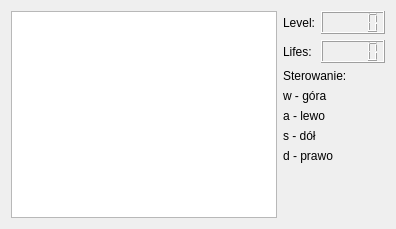
<?xml version="1.0" encoding="UTF-8"?>
<ui version="4.0">
 <class>Dialog</class>
 <widget class="QDialog" name="Dialog">
  <property name="geometry">
   <rect>
    <x>0</x>
    <y>0</y>
    <width>396</width>
    <height>229</height>
   </rect>
  </property>
  <property name="windowTitle">
   <string>Dialog</string>
  </property>
  <layout class="QGridLayout" name="gridLayout">
   <item row="0" column="2">
    <widget class="QLCDNumber" name="lcdNumber"/>
   </item>
   <item row="1" column="2">
    <widget class="QLCDNumber" name="lcdNumber_2"/>
   </item>
   <item row="1" column="1">
    <widget class="QLabel" name="label_2">
     <property name="text">
      <string>Lifes:</string>
     </property>
    </widget>
   </item>
   <item row="9" column="1" colspan="2">
    <spacer name="verticalSpacer">
     <property name="orientation">
      <enum>Qt::Vertical</enum>
     </property>
     <property name="sizeHint" stdset="0">
      <size>
       <width>20</width>
       <height>40</height>
      </size>
     </property>
    </spacer>
   </item>
   <item row="0" column="0" rowspan="13">
    <widget class="QGraphicsView" name="graphicsView"/>
   </item>
   <item row="0" column="1">
    <widget class="QLabel" name="label">
     <property name="text">
      <string>Level:</string>
     </property>
    </widget>
   </item>
   <item row="2" column="1" rowspan="2" colspan="2">
    <widget class="QLabel" name="label_3">
     <property name="text">
      <string>Sterowanie:</string>
     </property>
    </widget>
   </item>
   <item row="4" column="1" colspan="2">
    <widget class="QLabel" name="label_4">
     <property name="text">
      <string>w - góra</string>
     </property>
    </widget>
   </item>
   <item row="5" column="1" colspan="2">
    <widget class="QLabel" name="label_5">
     <property name="text">
      <string>a - lewo</string>
     </property>
    </widget>
   </item>
   <item row="6" column="1" colspan="2">
    <widget class="QLabel" name="label_6">
     <property name="text">
      <string>s - dół</string>
     </property>
    </widget>
   </item>
   <item row="7" column="1" colspan="2">
    <widget class="QLabel" name="label_7">
     <property name="text">
      <string>d - prawo</string>
     </property>
    </widget>
   </item>
  </layout>
 </widget>
 <layoutdefault spacing="6" margin="11"/>
 <resources/>
 <connections/>
</ui>
